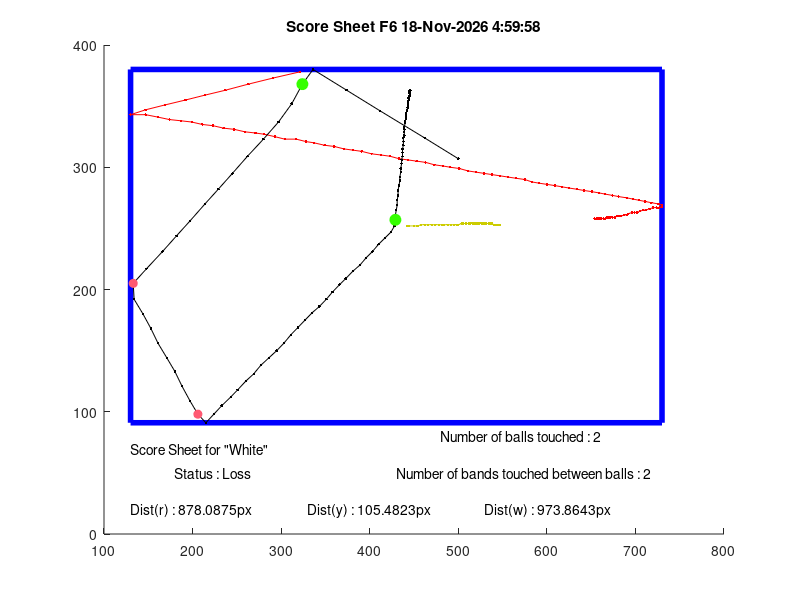
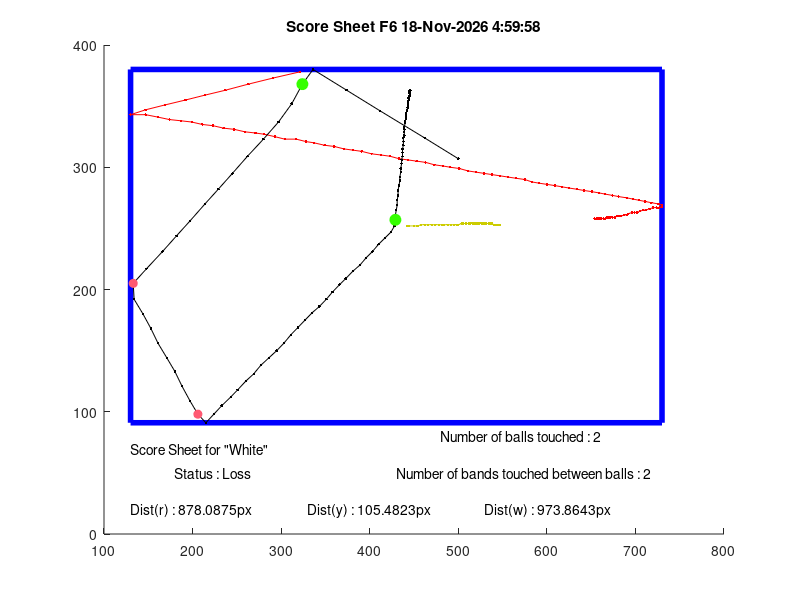

These figures' MATLAB source, in order:
width = 854;
height=480;
Folder='F6';
Rband = 255;
Gband=89;
Bband = 114;
Rball = 53;
Gball=255;
Bball=0;
line='.-';
X1 = [321  321  321  321  321  321  291  263  237  214  192  169  147  130  147  161  174  187  199  211  223  235  247  259  271  281  293  304  317  328  337  349  360  371  381  391  402  413  423  433  443  453  463  473  483  491  501  511  520  529  538  547  556  565  575  583  591  600  609  617  625  634  642  651  659  666  674  681  690  697  704  711  718  726  730  730  727  724  720  716  712  709  705  702  699  696  692  690  687  684  682  679  677  674  672  670  668  666  664  661  660  658  656  654
];
Y1 = [102  102  102  102  102  102  107  112  117  121  125  129  133  137  137  139  141  142  143  145  146  148  149  151  152  153  155  157  157  159  160  162  163  165  166  167  169  170  171  173  174  175  176  178  179  180  181  183  184  185  186  187  188  189  190  192  193  194  195  196  197  198  199  200  201  202  203  204  205  206  207  208  209  210  211  212  213  213  213  214  215  215  216  217  217  217  218  219  219  220  220  220  221  221  221  221  221  222  222  222  223  222  222  223
];
X2 = [442  442  442  442  442  442  442  442  442  442  442  442  442  442  442  442  442  442  442  442  442  442  442  442  442  442  442  442  442  442  442  442  442  442  442  442  442  442  442  442  442  442  442  442  442  442  442  442  442  442  442  442  442  442  442  444  450  454  458  462  466  470  474  478  482  484  488  492  495  498  500  504  506  509  512  514  516  518  520  522  524  526  528  530  532  534  534  536  538  540  540  542  543  544  544  546  546  546  546  547  547  547  547  547
];
Y2 = [228  228  228  228  228  228  228  228  228  228  228  228  228  228  228  228  228  228  228  228  228  228  228  228  228  228  228  228  228  228  228  228  228  228  228  228  228  228  228  228  228  228  228  228  228  228  228  228  228  228  228  228  228  228  228  228  228  228  227  227  227  227  227  227  227  227  227  227  227  227  227  226  226  226  226  226  226  226  226  226  226  226  226  226  226  226  226  226  227  226  227  227  227  227  227  227  227  227  227  227  227  227  227  227
];
X3 = [500  500  462  412  374  336  324  312  297  280  262  245  229  214  197  182  166  148  133  134  144  153  161  171  180  188  197  206  215  224  233  243  251  260  269  277  286  295  303  311  319  327  335  343  351  358  366  373  381  389  396  403  410  417  424  428  429  429  430  431  431  432  432  433  434  434  435  435  436  436  437  437  437  438  438  438  439  439  439  439  440  440  441  441  441  442  442  443  443  443  443  444  444  444  445  445  445  445  445  445  445  446  446  446
];
Y3 = [173  173  156  134  117  100  112  128  143  157  171  185  198  210  224  236  249  263  275  288  300  312  324  336  347  359  371  382  389  382  375  368  362  355  349  342  336  330  324  317  311  305  299  294  288  282  276  271  265  260  254  249  243  238  233  228  223  219  215  211  207  203  199  195  191  188  184  181  177  174  171  168  165  162  159  156  154  151  149  147  144  142  140  138  136  134  133  131  129  128  126  125  124  123  122  121  120  119  118  118  117  117  117  116
];
%% File Header
% MATLAB Script Analyse.m file
%
% Group : Axel Rossettini   SCIPER: 303157
%         Daniel Tataru     SCIPER: 301005
%         Ellie Tupin       SCIPER: 296441
%
% This script determines the score of each sequence (an Analyse.m file is
% generated at each launch of the LabView program containing this script
% preceeded by the coordinates of the balls of the sequence)
%
% Revision: 
%           04.2020 Initial release
%           05.2020 Final version 
%
% Coded on MATLAB R2020A/R2019b on macOS
%% Changement des coordonnées pour matlab

Y1 = (height - Y1);
Y2 = (height - Y2);
Y3 = (height - Y3);

%% Normalisation des valeurs RGB

Ballcol = [Rball Gball Bball]./255;
Bandcol = [Rband Gband Bband]./255;

%% Détection des bords

Xmin = min([X1,X2,X3]);
Xmax = max([X1,X2,X3]);
Ymin = min([Y1,Y2,Y3]);
Ymax = max([Y1,Y2,Y3]);

Xframe = [Xmin Xmax Xmax Xmin Xmin];
Yframe = [Ymin Ymin Ymax Ymax Ymin];

%% Détection des valeurs absurdes

OX1=isoutlier(X1,'movmedian',5);
OY1=isoutlier(Y1,'movmedian',5);
OX2=isoutlier(X2,'movmedian',5);
OY2=isoutlier(Y2,'movmedian',5);
OX3=isoutlier(X3,'movmedian',5);
OY3=isoutlier(Y3,'movmedian',5);

OX1id = find(OX1);
OY1id = find(OY1);
OX2id = find(OX2);
OY2id = find(OY2);
OX3id = find(OX3);
OY3id = find(OY3);

%Gestion du cas ou la première image est considérée comme absurde
if isempty(OX1id) == 0  
    if OX1id(1) == 1
    OX1id(1) = [];
    end
end
if isempty(OY1id) == 0  
    if OY1id(1) == 1
    OY1id(1) = [];
    end
end
if isempty(OX2id) == 0  
    if OX2id(1) == 1
    OX2id(1) = [];
    end
end
if isempty(OY2id) == 0  
    if OY2id(1) == 1
    OY2id(1) = [];
    end
end
if isempty(OX3id) == 0  
    if OX3id(1) == 1
    OX3id(1) = [];
    end
end
         
if isempty(OY3id) == 0  
    if OY3id(1) == 1
    OY3id(1) = [];
    end
end

%Remplacement par la valeur précédant la valeur absurde
X1(OX1id)=X1(OX1id-1);
Y1(OY1id)=Y1(OY1id-1);
X2(OX2id)=X2(OX2id-1);
Y2(OY2id)=Y2(OY2id-1);
X3(OX3id)=X3(OX3id-1);
Y3(OY3id)=Y3(OY3id-1);


%% Détection de la premiere balle qui bouge

%d désigne la distance minimale ou l'on considère que la balle bouge par
%rapport à sa position initiale
d=2;

distB1 = sqrt((X1-X1(1)).^2+(Y1-Y1(1)).^2);
distB2 = sqrt((X2-X2(1)).^2+(Y2-Y2(1)).^2);
distB3 = sqrt((X3-X3(1)).^2+(Y3-Y3(1)).^2);
    
mb1=find(distB1>d, 1);
mb2=find(distB2>d, 1);
mb3=find(distB3>d, 1);

%% Calcul du nombre de boules touchées

touch = 2;

if isempty(mb1) 
   mb1 = size(X1,2);
   touch = touch - 1;
end
if isempty(mb2) 
   mb2 = size(X2,2); 
      touch = touch - 1;

end
if isempty(mb3) 
   mb3 = size(X3,2);
      touch = touch - 1;
end

%% Détermination de l'ordre de mouvement des boules

A=[mb1,mb2,mb3];
[tfirst,ifirst] = min(A);
[tthird, ithird] = max(A);
A(ifirst) = [];
tsecond = min(A);

switch ifirst
    case 1
    XFIRST = X1;
    YFIRST = Y1;
    player = 'Score Sheet for "Red" ';
    switch ithird
        case 2
            XSECOND = X3;
            YSECOND = Y3;
            XTHIRD = X2;
            YTHIRD = Y2;
            
        case 3
            XSECOND = X2;
            YSECOND = Y2;
            XTHIRD = X3;
            YTHIRD = Y3;   
    end
    case 2
    XFIRST = X2;
    YFIRST = Y2;
    player = 'Score Sheet for "Yellow" ';
    switch ithird
        case 1
            XSECOND = X3;
            YSECOND = Y3;
            XTHIRD = X1;
            YTHIRD = Y1;
        case 3
            XSECOND = X1;
            YSECOND = Y1;
            XTHIRD = X3;
            YTHIRD = Y3;
    end
    case 3
    XFIRST = X3;
    YFIRST = Y3;
    player = 'Score Sheet for "White" ';
    switch ithird
        case 1
            XSECOND = X2;
            YSECOND = Y2;
            XTHIRD = X1;
            YTHIRD = Y1;
        case 2
            XSECOND = X1;
            YSECOND = Y1;
            XTHIRD = X2;
            YTHIRD = Y2;    
    end
end

%% Détection des chocs entre la premère boule et les bandes
dboule = 9;

rbndXmin = find(abs(XFIRST-Xmin)<= dboule);
rbndXmin = rbndXmin(rbndXmin>=tsecond & rbndXmin<=tthird & abs(diff([0,rbndXmin]))>1);
    
rbndXmax = find(abs(XFIRST-Xmax)<= dboule);
rbndXmax = rbndXmax(rbndXmax>=tsecond & rbndXmax<=tthird & abs(diff([0,rbndXmax]))>1);
    
rbndYmin = find(abs(YFIRST-Ymin)<= dboule);
rbndYmin = rbndYmin(rbndYmin>=tsecond & rbndYmin<=tthird & abs(diff([0,rbndYmin]))>1);
    
rbndYmax = find(abs(YFIRST-Ymax)<= dboule);
rbndYmax = rbndYmax(rbndYmax>=tsecond & rbndYmax<=tthird & abs(diff([0,rbndYmax]))>1);
 

rebondsentre = size(rbndXmin,2) + size(rbndXmax,2) + size(rbndYmin,2) + size(rbndYmax,2);
               
%% Calcul des distances parcourues par chaque boule    
    
DistR = sum(sqrt(diff(X1).^2 + diff(Y1).^2));
DistY = sum(sqrt(diff(X2).^2 + diff(Y2).^2));
DistW = sum(sqrt(diff(X3).^2 + diff(Y3).^2));
    
%% Verdict de la partie
if touch == 2 && rebondsentre >= 3
    verdict = 'Status : Win';
else
    verdict = 'Status : Loss';
end

%% Affichage de la figure

%Affichage de la date et l'heure
c = clock;
h = num2str(c(4));
min = num2str(c(5));
s = num2str(floor(c(6)));
time = strcat(h,':',min,':',s);

figure(1);
hold on
    title(['Score Sheet',' ',Folder ,' ', date, ' ', time]);
    ylim([0,Ymax+20]);
    plot(Xframe, Yframe,'-b','DisplayName','Bords du billard','LineWidth',4);
    plot(X1,Y1,line,'DisplayName','Boule rouge', 'Color', [1 0 0]);
    plot(X2,Y2,line,'DisplayName','Boule jaune', 'Color', [0.8 0.8 0]);
    plot(X3,Y3,line,'DisplayName', 'Boule blanche', 'Color', [0 0 0]);
    plot(XFIRST(rbndXmin),YFIRST(rbndXmin),'o','MarkerSize',6, 'MarkerFaceColor', Bandcol, 'MarkerEdgeColor', Bandcol);
    plot(XFIRST(rbndXmax),YFIRST(rbndXmax),'o','MarkerSize',6, 'MarkerFaceColor', Bandcol, 'MarkerEdgeColor', Bandcol);
    plot(XFIRST(rbndYmin),YFIRST(rbndYmin),'o','MarkerSize',6, 'MarkerFaceColor', Bandcol, 'MarkerEdgeColor', Bandcol);
    plot(XFIRST(rbndYmax),YFIRST(rbndYmax),'o','MarkerSize',6, 'MarkerFaceColor', Bandcol, 'MarkerEdgeColor', Bandcol);
    
    if touch >= 1
    plot(XFIRST(tsecond),YFIRST(tsecond),'o','MarkerSize',8, 'MarkerFaceColor', Ballcol, 'MarkerEdgeColor', Ballcol);
    end
    if touch == 2
    plot(XFIRST(tthird),YFIRST(tthird),'o','MarkerSize',8, 'MarkerFaceColor', Ballcol, 'MarkerEdgeColor', Ballcol);
    end
    
    text(Xmin, 70, player);
    text(Xmin+50, 50, verdict);
    text(Xmax-250, 80, ['Number of balls touched : ',num2str(touch)]);
    text(Xmax-300, 50, ['Number of bands touched between balls : ',num2str(rebondsentre)]);
    text(Xmin, 20, ['Dist(r) : ',num2str(DistR),'px']);
    text(Xmin+200, 20, ['Dist(y) : ',num2str(DistY),'px']);
    text(Xmin+400, 20, ['Dist(w) : ',num2str(DistW),'px']);
    hold off

%Saving as a pdf and also a png in order to display it directly in LabVieW
%(the png will be overwriten at each sequence, but the pdf will have the
% sequence name next to it)
print(strcat('ScoreSheet','_',Folder),'-dpdf');
print('ScoreSheet','-dpng');
